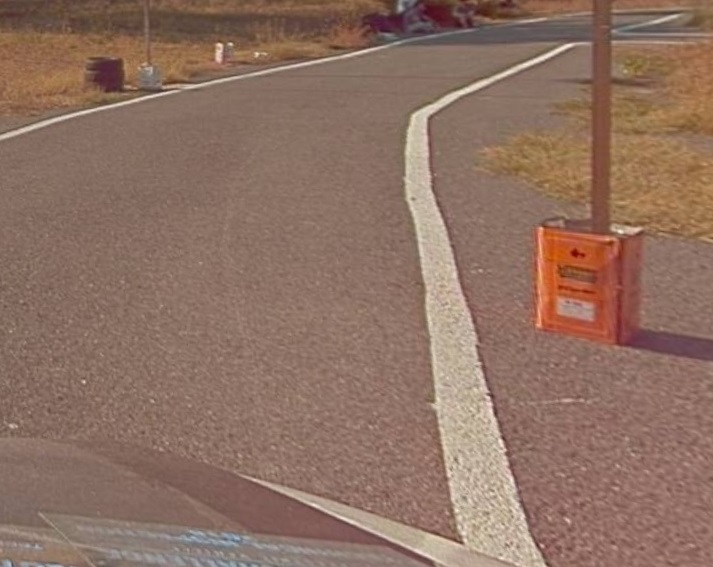
#> input picture data/a.jpg, 713 x 567 px
$ python lanecv.py
#> lines starting #> are read from the running program, lines starting #| are printed output that depends on the picture; after the words box and inside, x2 and y2 are one past the last pixel; in counts of white or black regions, pixels touching at a corner belong together
#> further down, img is the input picture: shape (567, 713, 3); mean B, G, R 98.5, 112.8, 142.2
import matplotlib.pyplot as plt
import numpy as np
import cv2 as cv
import time


class lanecv:
    def lane_process(self,img):
        img=cv.cvtColor(img,cv.COLOR_BGR2GRAY)
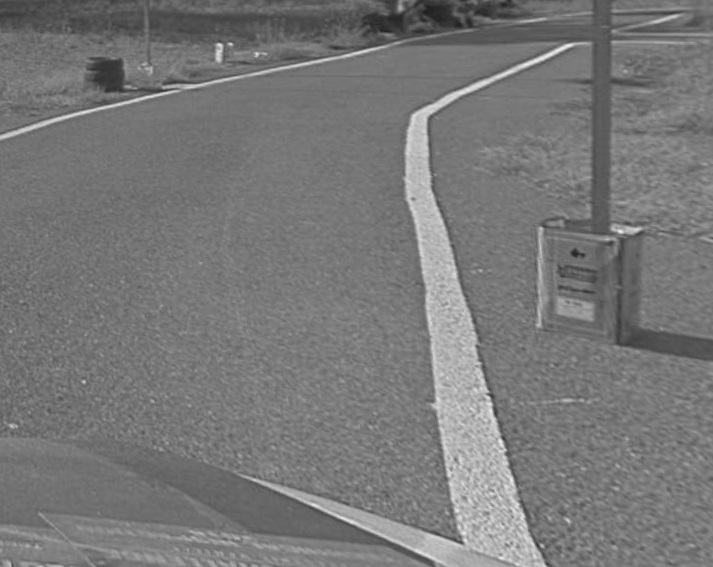
#> img: shape (567, 713); min 28, max 243, mean 120
        img=cv.bilateralFilter(img,12,150,150)
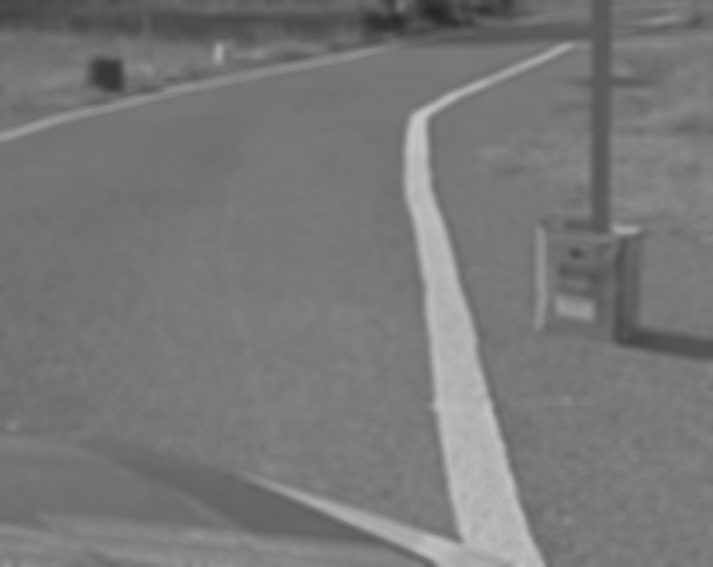
#> img: shape (567, 713); min 38, max 198, mean 120
        img=cv.equalizeHist(img)
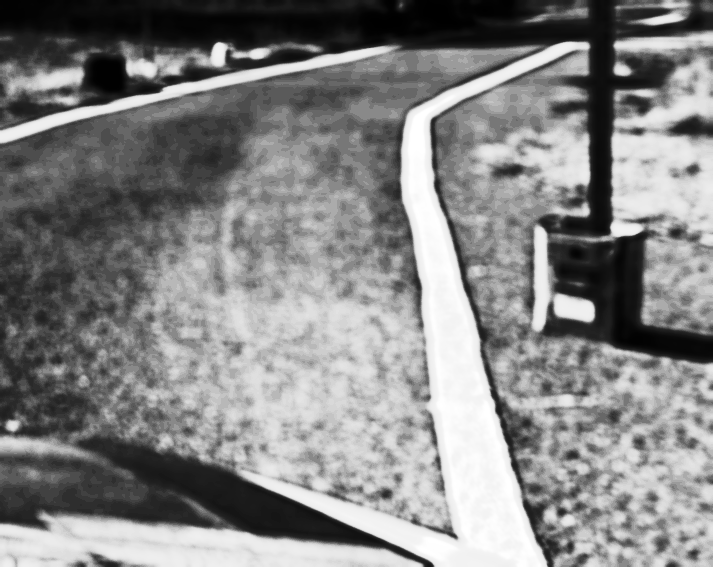
#> img: shape (567, 713); min 0, max 255, mean 132.3
        ret,edge = cv.threshold(img,250,255,cv.THRESH_TOZERO)
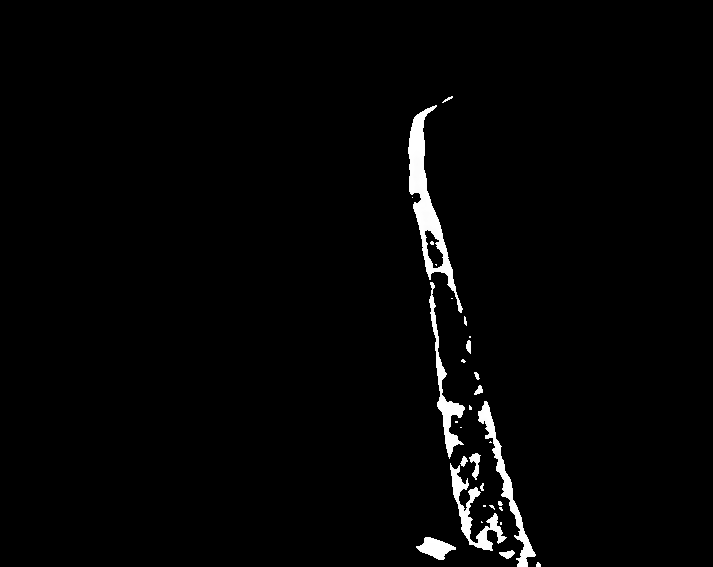
#> edge: shape (567, 713); min 0, max 255, mean 4.9
        return edge

    def divide(self,img):
        h,w=img.shape
        four=h//4
        divided=[]
        divided.append(img[:four, :])
        divided.append(img[four:2*four, :])
        divided.append(img[2*four:3*four, :])
        divided.append(img[3*four:, :])
        cv.waitKey(0)
        return divided

    def moment(self,img,edge):
        h,w=edge.shape
#> h = 567; w = 713
        four=h//4
#> four = 141
        edge_list=self.divide(edge)
#> edge_list = 4 items
        for x in range(4):
            try:
                M = cv.moments(edge_list[x])
                cX = int(M["m10"] / M["m00"])
                cY = int(M["m01"] / M["m00"])
                cv.circle(img, (cX, cY+four*x), 10, (255, 0, 0), -1)
                cv.putText(img, str(cX), (cX - 25, cY+four*x - 25),cv.FONT_HERSHEY_SIMPLEX, 0.9, (255, 255, 255), 2)
            except:
                pass
#> this loop made 4 passes
#> (cX, cY) on passes 1 to 4: (420, 123), (425, 68), (453, 89), (479, 82)
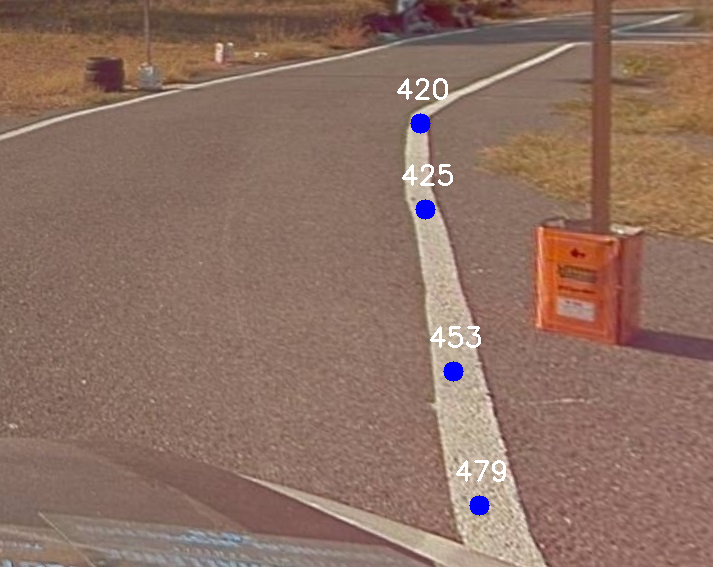
#> img: shape (567, 713, 3); 0.73% of pixels changed, all inside (x1, y1, x2, y2) = (397, 78, 506, 516)
        return img

    def run(self,img):
        edge=self.lane_process(img)
        edge2=self.moment(img,edge)
        return edge2

img = cv.imread('./data/a.jpg')
img2 = img.copy()
start = time.time()
edge=lanecv()
edge2=edge.run(img)

end = time.time()
print(end - start)

cv.imshow("edge",edge2)
cv.waitKey(0)
cv.destroyAllWindows()

$ run again, with data/b.jpg copied over data/a.jpg
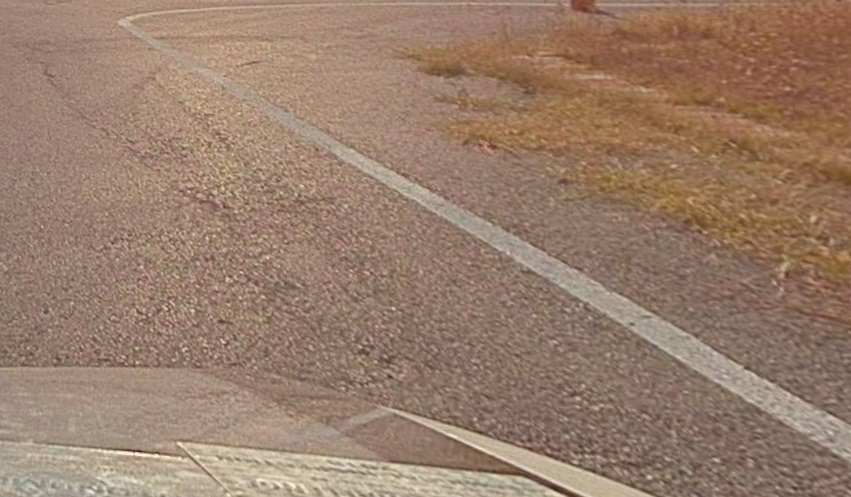
#> input picture data/b.jpg, 851 x 497 px
#> img is the input picture: shape (497, 851, 3); mean B, G, R 107.1, 125.5, 152.6
#> in lane_process, `ret,edge = cv.threshold(img,250,255,cv.THRESH_TOZERO)`:
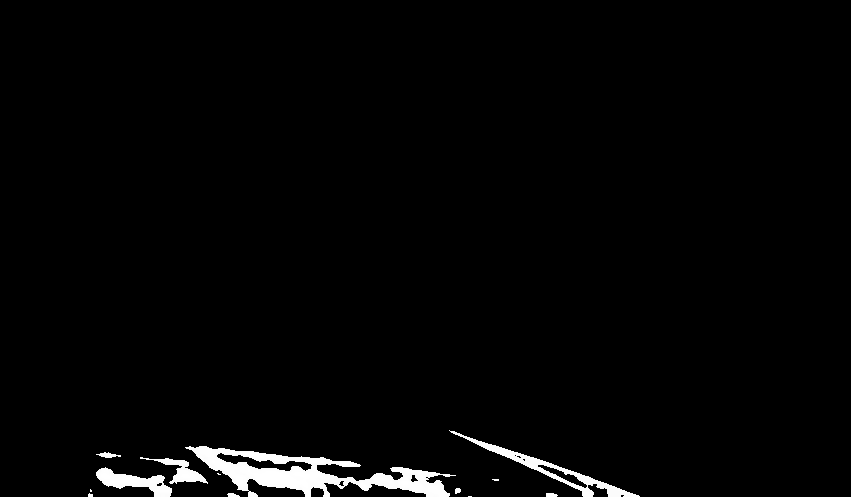
#> edge: shape (497, 851); min 0, max 255, mean 5.1
#> edge_list = 4 items
#> the loop in moment, `for x in range(4):` made 4 passes
#> (cX, cY) on pass 4: (323, 101)
#> after the loop in moment, `for x in range(4):`:
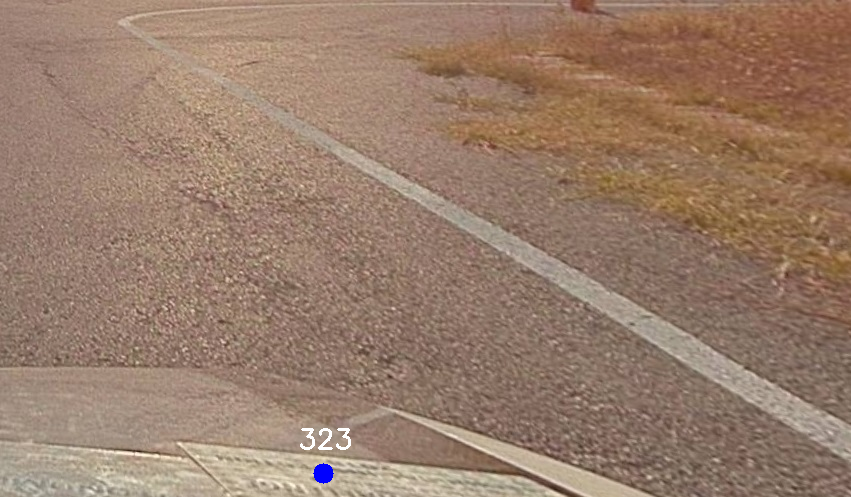
#> img: shape (497, 851, 3); 0.17% of pixels changed, all inside (x1, y1, x2, y2) = (300, 428, 351, 484)
